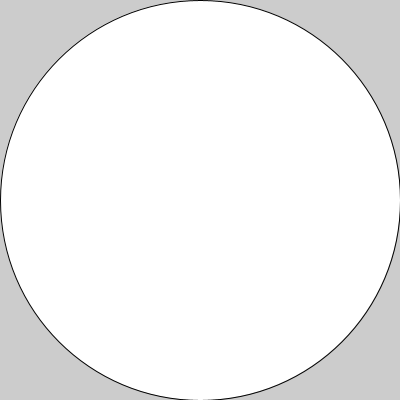
Frame 1 (no input)
Frame 60 (the mouse pressed at the canvas centre just before this capture): blank canvas, image omitted
Frame 120 (the mouse held since frame 60 and released just before this capture): blank canvas, image omitted

The Processing sketch that drew this single still picture (run headless with seeded random() and noise(); from frame 60 on, the mouse is pressed at the canvas centre):

// Processing sketch: processing_187008
// ── processing_187008.pde

int count;

void setup()

{
  size(400,400);
  count = 0;
}

void draw()

{
  if (count%50 == 49)
  
  {
    
    fill(random(256),random(256),random(256));
  
  }
   ellipse((width/2)-(count%500),(height/2)-(count%1000),width-(count%150)*100,height-(count%200)*100); 
   
   count ++;
}
